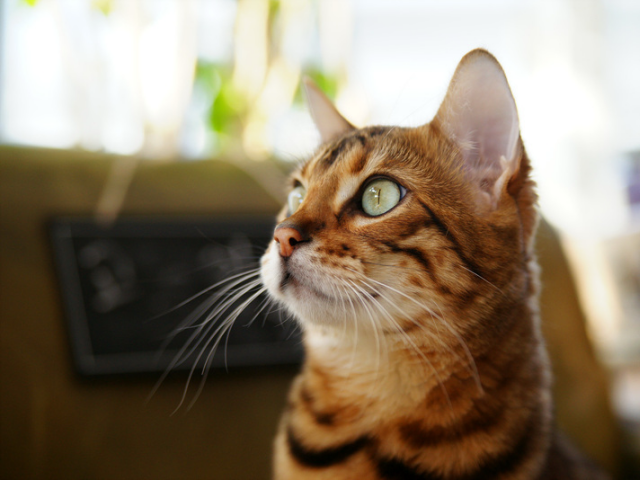
#> input picture opencv/data/cat.bmp, 640 x 480 px, found by its file name
$ jupyter execute thresholding.ipynb
#> lines starting #> are read from the running program, lines starting #| are printed output that depends on the picture; after the words box and inside, x2 and y2 are one past the last pixel; in counts of white or black regions, pixels touching at a corner belong together
[cell 1]
import numpy as np
import cv2

< type flag >
- cv2.THRESH_BINARY: 픽셀 값이 임계값을 넘으면 value로 지정하고, 넘지 못하면 0으로 지정
- cv2.THRESH_BINARY_INV: cv.THRESH_BINARY의 반대
- cv2.THRESH_TRUNC: 픽셀 값이 임계값을 넘으면 value로 지정하고, 넘지 못하면 원래 값 유지
- cv2.THRESH_TOZERO: 픽셀 값이 임계값을 넘으면 원래 값 유지, 넘지 못하면 0으로 지정
- cv2.THRESH_TOZERO_INV: cv2.THRESH_TOZERO의 반대

[cell 2]
img = cv2.imread('/home/kkyu/amr_ws/opencv/data/cat.bmp')
#> img is the input picture: shape (480, 640, 3); mean B, G, R 104.5, 125.6, 140.8

ret, thr1 = cv2.threshold(img, 127, 255, cv2.THRESH_BINARY)
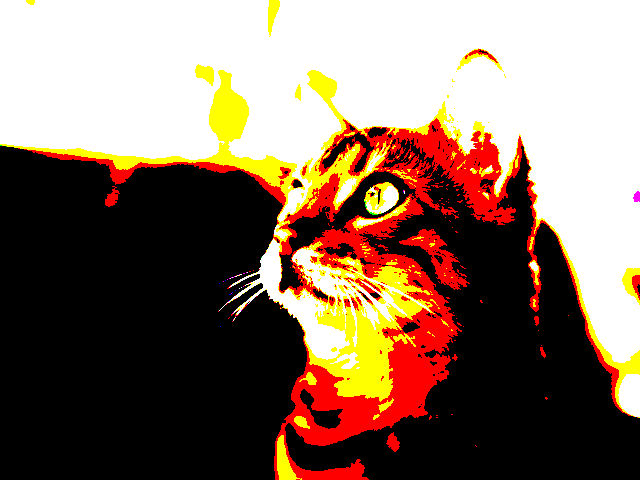
#> thr1: shape (480, 640, 3); mean B, G, R 94.8, 111.5, 134.9
ret, thr2 = cv2.threshold(img, 127, 255, cv2.THRESH_BINARY_INV)
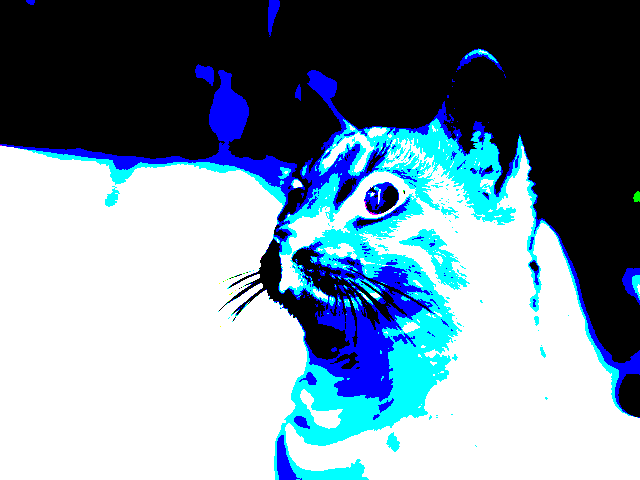
#> thr2: shape (480, 640, 3); mean B, G, R 160.2, 143.5, 120.1
ret, thr3 = cv2.threshold(img, 127, 255, cv2.THRESH_TRUNC)
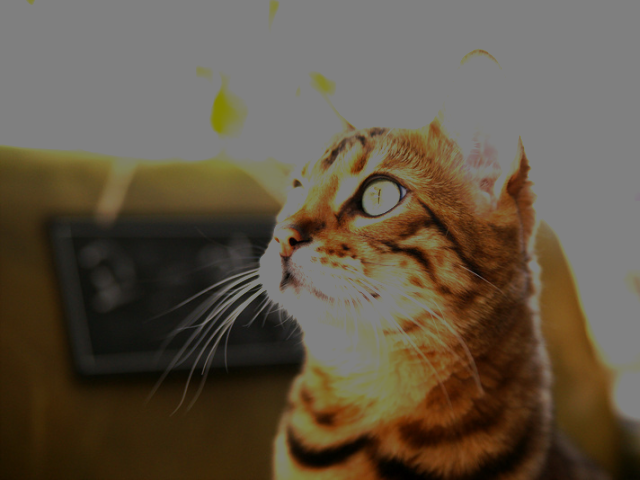
#> thr3: shape (480, 640, 3); mean B, G, R 69.1, 85.4, 96.7
ret, thr4 = cv2.threshold(img, 127, 255, cv2.THRESH_TOZERO)
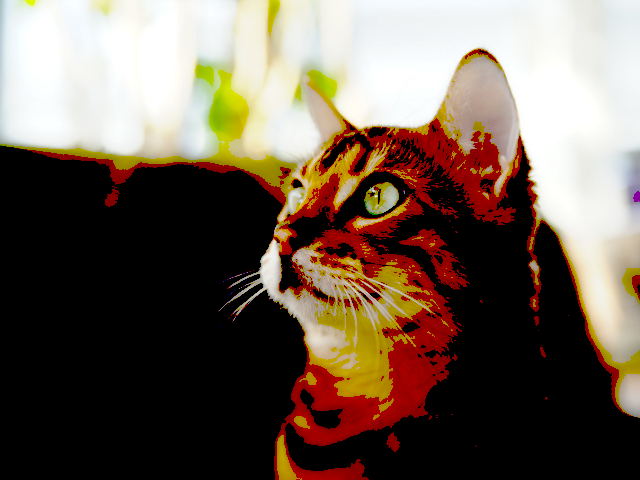
#> thr4: shape (480, 640, 3); mean B, G, R 82.6, 95.8, 111.2
ret, thr5 = cv2.threshold(img, 127, 255, cv2.THRESH_TOZERO_INV)
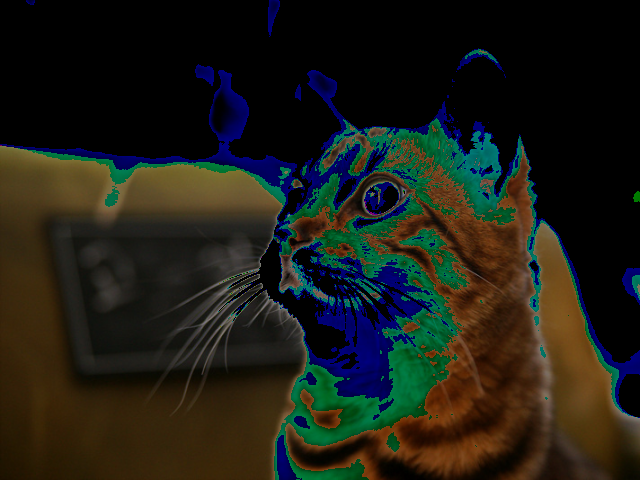
#> thr5: shape (480, 640, 3); mean B, G, R 21.9, 29.9, 29.5

cv2.imshow('original', img)
cv2.imshow('binary', thr1)
cv2.imshow('binary_inv', thr2)
cv2.imshow('trunc', thr3)
cv2.imshow('tozero', thr4)
cv2.imshow('tozero_inv', thr5)

cv2.waitKey()
cv2.destroyAllWindows()

- adaptiveMethod: 블록 평균 계산 방법 지정. cv2.ADAPTIVE_THRESH_MEAN_C는 산술 평균, cv2.ADAPTIVE_THRESH_GAUSSIAN_C는 가우시안 가중치 평균
- thresholdType: cv2.THRESH_BINARY 또는 cv2.THRESH_BINARY_INV 지정

[cell 3]
def thresholding():
    img = cv2.imread('/home/kkyu/amr_ws/opencv/data/cat.bmp', cv2.IMREAD_GRAYSCALE)
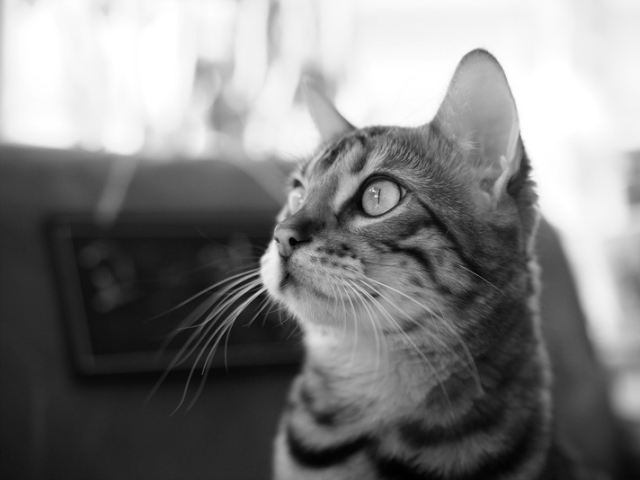
#> img: shape (480, 640); min 0, max 255, mean 127.8

    ret, thr1 = cv2.threshold(img, 127, 255, cv2.THRESH_BINARY)
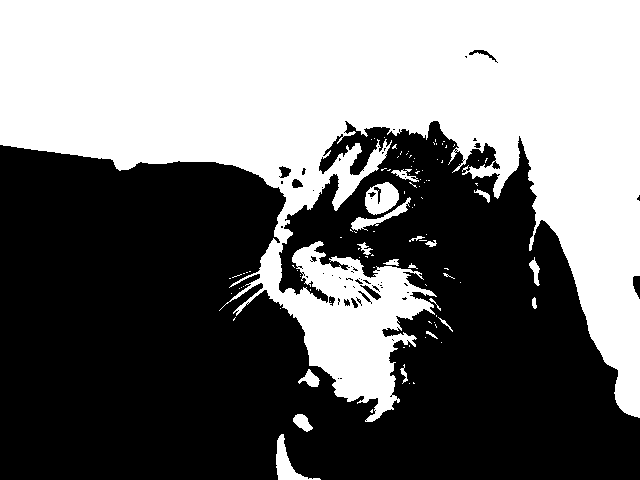
#> thr1: shape (480, 640); 44.9% white; 102 white regions (83 under 20 px), largest, box (x1, y1, x2, y2) and area: (0, 0, 640, 422) 134644, (365, 182, 399, 215) 756, (276, 434, 321, 480) 634
    thr2 = cv2.adaptiveThreshold(img, 255, cv2.ADAPTIVE_THRESH_MEAN_C, cv2.THRESH_BINARY, 11, 2)
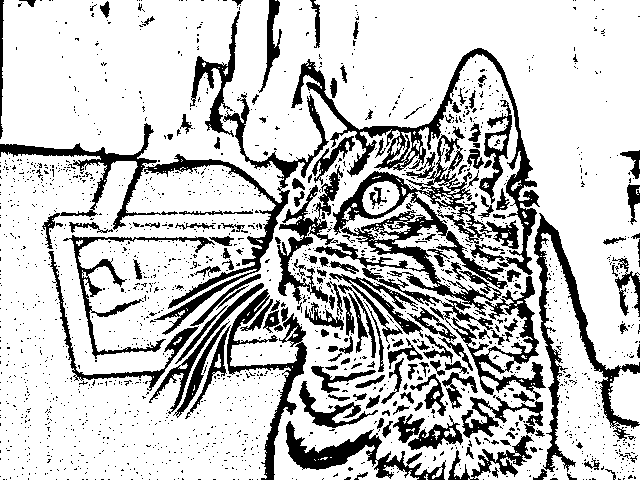
#> thr2: shape (480, 640); 77.6% white; 1790 black regions (1621 under 20 px), largest, box (x1, y1, x2, y2) and area: (333, 134, 519, 316) 7547, (291, 48, 540, 275) 5508, (144, 93, 329, 335) 4440
    thr3 = cv2.adaptiveThreshold(img, 255, cv2.ADAPTIVE_THRESH_GAUSSIAN_C, cv2.THRESH_BINARY, 11, 2)
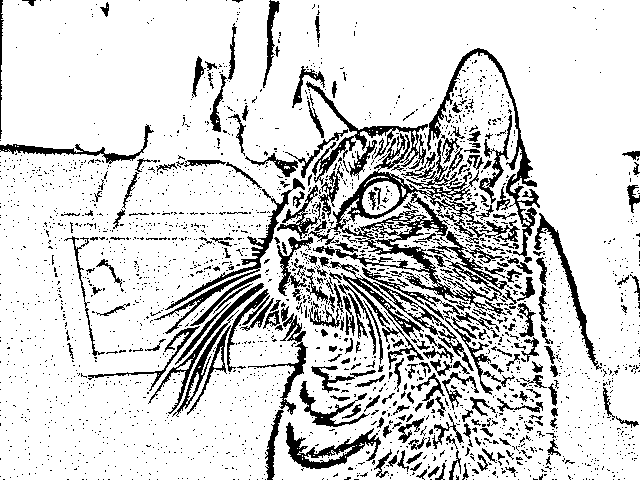
#> thr3: shape (480, 640); 83.4% white; 2440 black regions (2188 under 20 px), largest, box (x1, y1, x2, y2) and area: (306, 81, 507, 317) 7501, (427, 48, 540, 263) 2223, (330, 261, 474, 371) 2122

    titles = ['original', 'Global Thresholing(v=127)', 'Adaptive MEAN', 'Adaptive Gaussian']
    images = [img,thr1,thr2,thr3]

    for i in range(4):
        cv2.imshow(titles[i], images[i])

    cv2.waitKey()
    cv2.destroyAllWindows()

thresholding()

$ run again, with opencv/data/airplane.bmp copied over opencv/data/cat.bmp
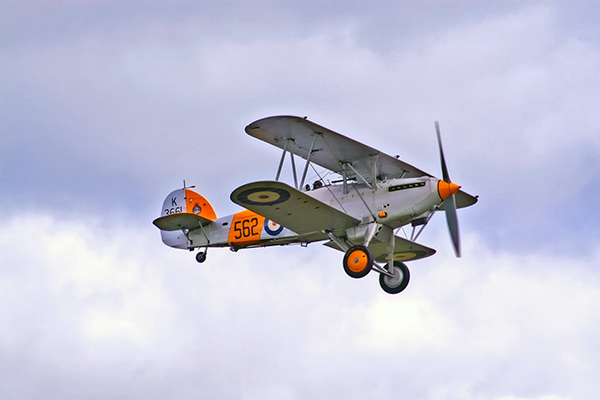
#> input picture opencv/data/airplane.bmp, 600 x 400 px, found by its file name
#> img is the input picture: shape (400, 600, 3); mean B, G, R 217.1, 197.6, 196.8
#> img: shape (400, 600)
#> in thresholding, `ret, thr1 = cv2.threshold(img, 127, 255, cv2.THRESH_BINARY)`:
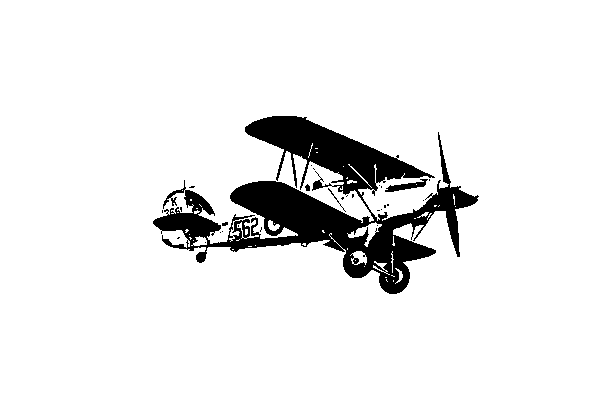
#> thr1: shape (400, 600); 91.9% white; 28 black regions (24 under 20 px), largest, box (x1, y1, x2, y2) and area: (153, 116, 479, 294) 19111, (385, 179, 428, 192) 228, (328, 188, 346, 212) 32, (305, 184, 310, 191) 26
#> in thresholding, `thr3 = cv2.adaptiveThreshold(img, 255, cv2.ADAPTIVE_THRESH_GAUSSIAN_C,..`:
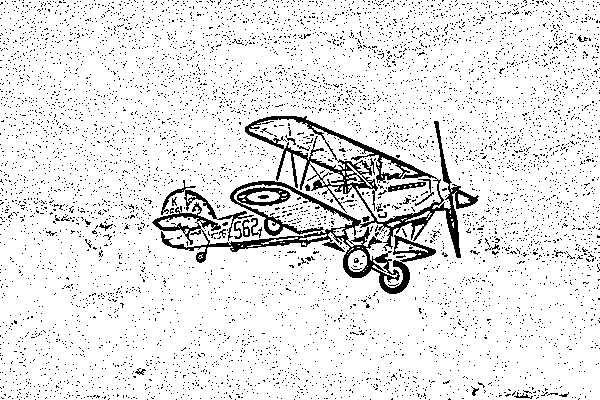
#> thr3: shape (400, 600); 90.7% white; black in thin lines or dots

$ run again, with opencv/data/field.bmp copied over opencv/data/cat.bmp
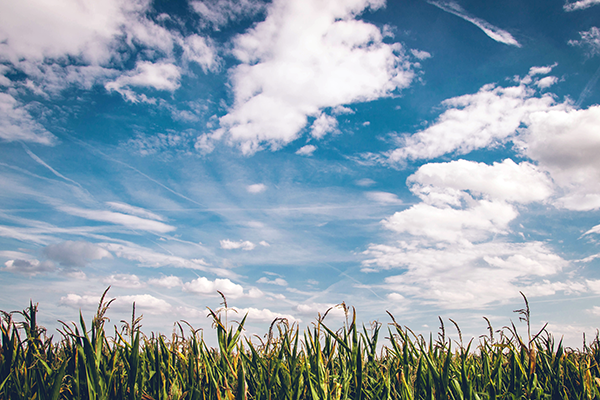
#> input picture opencv/data/field.bmp, 600 x 400 px, found by its file name
#> img is the input picture: shape (400, 600, 3); mean B, G, R 173.2, 160.3, 141.8
#> img: shape (400, 600)
#> in thresholding, `ret, thr1 = cv2.threshold(img, 127, 255, cv2.THRESH_BINARY)`:
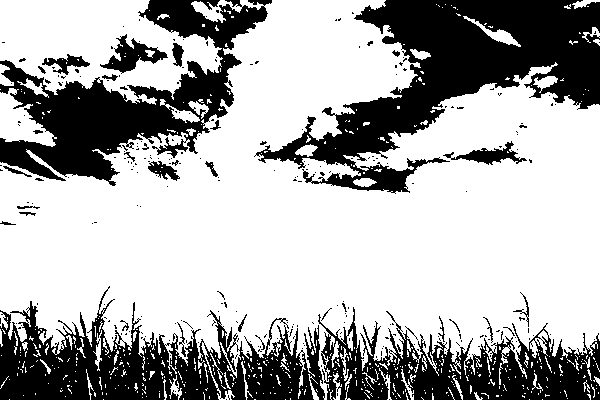
#> thr1: shape (400, 600); 67.8% white; 265 black regions (234 under 20 px), largest, box (x1, y1, x2, y2) and area: (254, 0, 600, 194) 25721, (0, 0, 272, 186) 17709, (0, 286, 325, 400) 17098
#> in thresholding, `thr3 = cv2.adaptiveThreshold(img, 255, cv2.ADAPTIVE_THRESH_GAUSSIAN_C,..`:
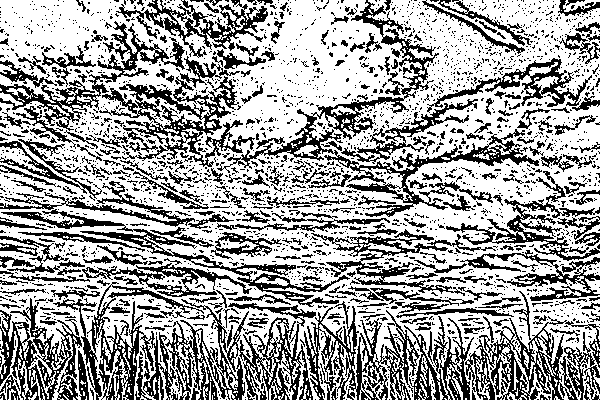
#> thr3: shape (400, 600); 63.6% white; black in thin lines or dots
